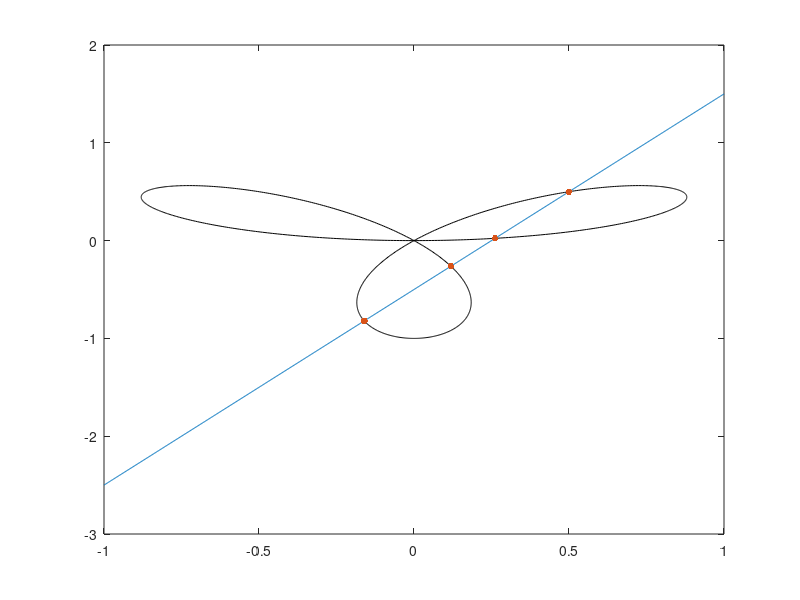

MATLAB code for this plot:
clear,clc;
x1=linspace(-1,1,1000);
y1=2*x1-0.5;
t=linspace(0,pi,1000);
x2=sin(3*t).*cos(t);
y2=sin(3*t).*sin(t);
x3=[]; y3=[];
for i=1:length(x1)
    for j=1:length(x2)
        if abs(x2(j)-x1(i))<3e-3 && abs(y2(j)-y1(i))<3e-3
            x3=[x3,x1(i)];
            y3=[y3,y1(i)];
        end
    end
end
plot(x1, y1, x2, y2, 'k', x3, y3, '.', 'MarkerSize', 15);